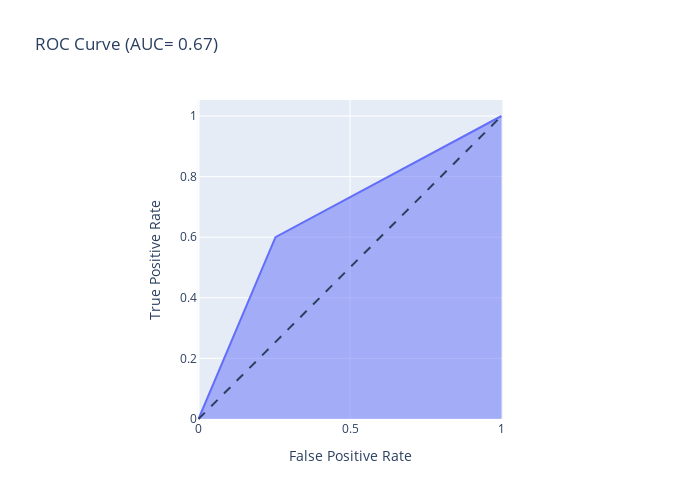

Source (notebook cell):
### Markdown cell above
**Using Plotly**

### Code cell
# y_predict_proba = mygrid.predict_proba(X_test)[:,1]
y_predict_proba_test = mygrid_trainset.predict_proba(X_test)[:,1] >= 0.4
fpr,tpr, thresholds = roc_curve(y_test,y_predict_proba_test)
auc_score = roc_auc_score(y_test,y_predict_proba_test)

fig = px.area(
    x=fpr, y=tpr,
    title=f'ROC Curve (AUC= {auc_score:.2f})',
    labels=dict(x='False Positive Rate', y='True Positive Rate'),
    width=700, height=500
)

fig.add_shape(
    type ='line',line=dict(dash='dash'),
    x0=0,x1=1,y0=0,y1=1
)

fig.update_yaxes(scaleanchor='x', scaleratio=1)
fig.update_xaxes(constrain='domain')
fig.show()

### Figure 1 — Plotly figure (JSON) as saved in the notebook; plotly's stock layout.template omitted (floating-point values rounded to 4 significant figures)
{"data": [{"fillpattern": {"shape": ""}, "hovertemplate": "False Positive Rate=%{x}<br>True Positive Rate=%{y}<extra></extra>", "legendgroup": "", "line": {"color": "#636efa"}, "marker": {"symbol": "circle"}, "mode": "lines", "name": "", "orientation": "v", "showlegend": false, "stackgroup": "1", "type": "scatter", "x": [0, 0.2541, 1], "xaxis": "x", "y": [0, 0.6, 1], "yaxis": "y"}], "layout": {"height": 500, "legend": {"tracegroupgap": 0}, "shapes": [{"line": {"dash": "dash"}, "type": "line", "x0": 0, "x1": 1, "y0": 0, "y1": 1}], "title": {"text": "ROC Curve (AUC= 0.67)"}, "width": 700, "xaxis": {"anchor": "y", "constrain": "domain", "domain": [0, 1], "title": {"text": "False Positive Rate"}}, "yaxis": {"anchor": "x", "domain": [0, 1], "scaleanchor": "x", "scaleratio": 1, "title": {"text": "True Positive Rate"}}}}
